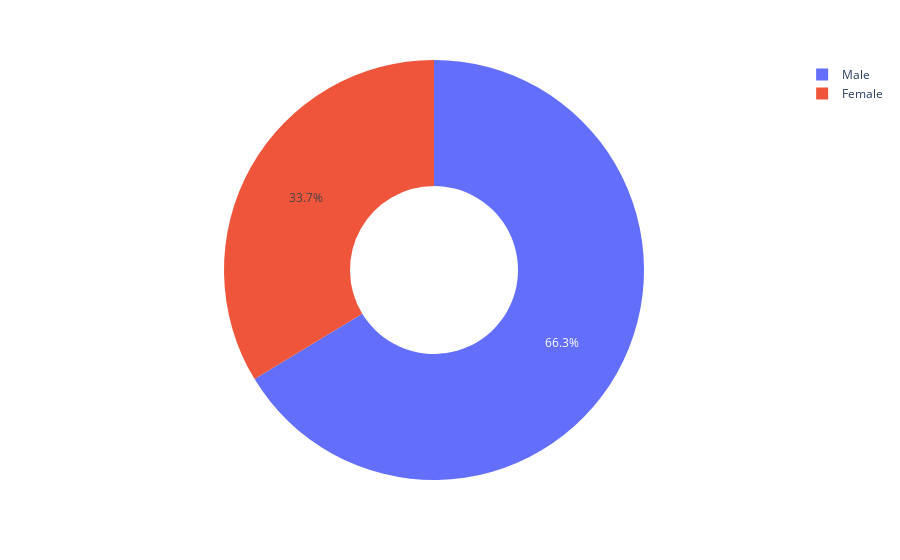

This figure's notebook cell:
### Code cell
figure = px.pie(data_frame=data, values='tip', names='sex', hole=.4)
figure.show()

### Figure 1 — Plotly figure (JSON) as saved in the notebook; plotly's stock layout.template omitted (floating-point values rounded to 4 significant figures; data arrays with more than 128 entries replaced by an {"elided": "..."} marker saying what was removed)
{"data": [{"domain": {"x": [0, 1], "y": [0, 1]}, "hole": 0.4, "hovertemplate": "sex=%{label}<br>tip=%{value}<extra></extra>", "labels": {"elided": "244 str values"}, "legendgroup": "", "name": "", "showlegend": true, "type": "pie", "values": {"elided": "244 float values"}}], "layout": {"legend": {"tracegroupgap": 0}, "margin": {"t": 60}}}
